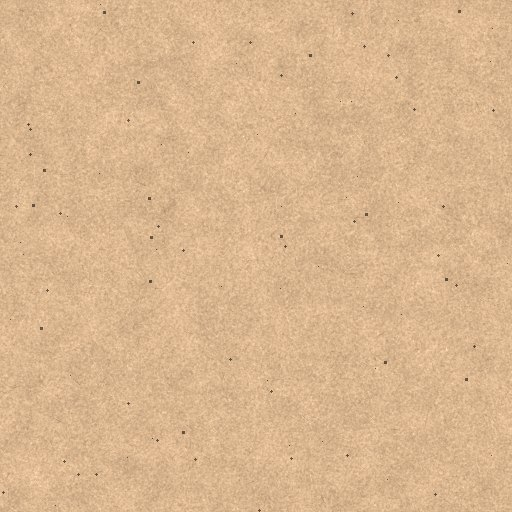
#> input picture paper.jpg, 512 x 512 px
$ python make_paper.py paper.jpg out.png
#> lines starting #> are read from the running program, lines starting #| are printed output that depends on the picture; after the words box and inside, x2 and y2 are one past the last pixel; in counts of white or black regions, pixels touching at a corner belong together
"""Generate a seamless kraft-paper texture (assets/backgrounds/paper.jpg).
Colour and grain statistics are sampled from the photographed drawings."""
import numpy as np, sys
from PIL import Image
rng = np.random.default_rng(7)
N = 512
src = np.asarray(Image.open(sys.argv[1]).convert('RGB').crop((40, 20, 552, 276))).astype(float)
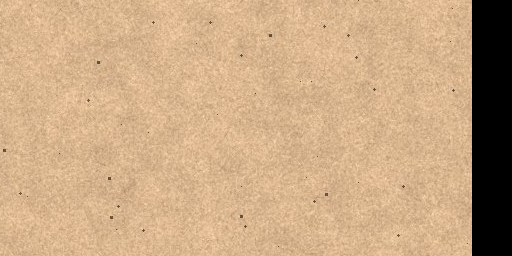
#> src: shape (256, 512, 3) float64; mean R, G, B 200.8, 168, 131.9
base = src.reshape(-1, 3).mean(0) * np.array([0.96, 0.95, 0.93])
#> base = [192.8, 159.6, 122.7]
def tile_noise(sigma):  # periodic (seamless) band-limited noise via FFT
    f = np.fft.fft2(rng.standard_normal((N, N)))
    ky = np.fft.fftfreq(N)[:, None]; kx = np.fft.fftfreq(N)[None, :]
    k = np.sqrt(kx**2 + ky**2)
    n = np.real(np.fft.ifft2(f * np.exp(-(k * sigma) ** 2)))
    return n / n.std()
lum = 0.55 * tile_noise(3) + 0.35 * tile_noise(1.2) + 0.25 * tile_noise(30)
img = base[None, None, :] + lum[..., None] * np.array([13.0, 11.5, 10.0])
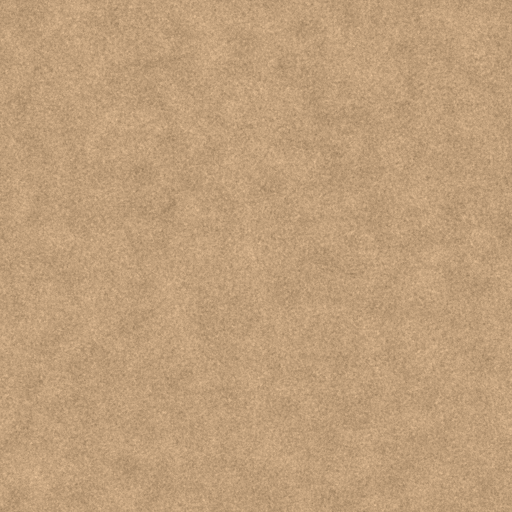
#> img: shape (512, 512, 3) float64; mean of channels 0, 1, 2 192.7, 159.5, 122.6; drawn as R, G, B
# fibres: short slightly lighter / darker strokes (wrapped => seamless)
for _ in range(1400):
    x, y = rng.integers(0, N, 2); a = rng.uniform(0, np.pi); L = rng.integers(4, 14)
    c = rng.choice([-14, 12]) * rng.uniform(0.4, 1)
    for t in range(L):
        img[int(y + np.sin(a) * t) % N, int(x + np.cos(a) * t) % N] += c
#> img: shape (512, 512, 3) float64; 4.11% of pixels changed, all inside (x1, y1, x2, y2) = (0, 0, 512, 512)
# dark speckles
for _ in range(90):
    x, y = rng.integers(0, N, 2); r = rng.uniform(0.6, 1.6)
    for dy in range(-2, 3):
        for dx in range(-2, 3):
            if dx * dx + dy * dy <= r * r: img[(y + dy) % N, (x + dx) % N] = img[(y + dy) % N, (x + dx) % N] * 0.45
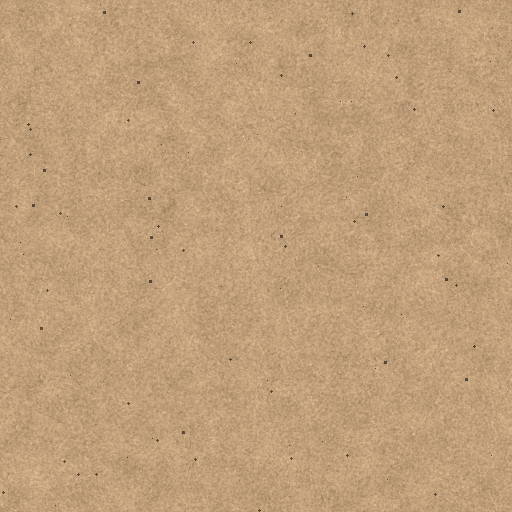
#> img: shape (512, 512, 3) float64; mean of channels 0, 1, 2 192.5, 159.4, 122.5; drawn as R, G, B
img = np.clip(img, 0, 255).astype(np.uint8)
Image.fromarray(img).save(sys.argv[2], quality=86)
print('paper base colour', base.round())
#| paper base colour [193. 160. 123.]

$ run again, on dog.png
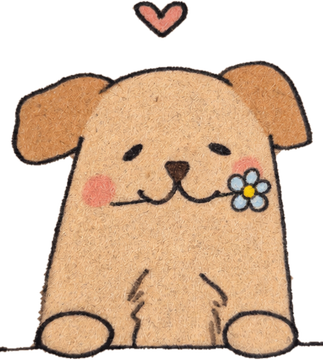
#> input picture dog.png, 323 x 360 px
#> `src = np.asarray(Image.open(sys.argv[1]).convert('RGB').crop((40, 20, ..`:
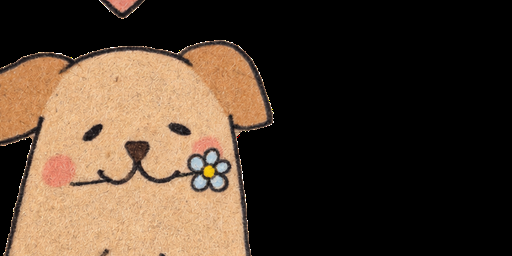
#> src: shape (256, 512, 3) float64; mean R, G, B 78.4, 61.3, 46
#> base = [75.28, 58.19, 42.75]
#> after the loop `for _ in range(90):`:
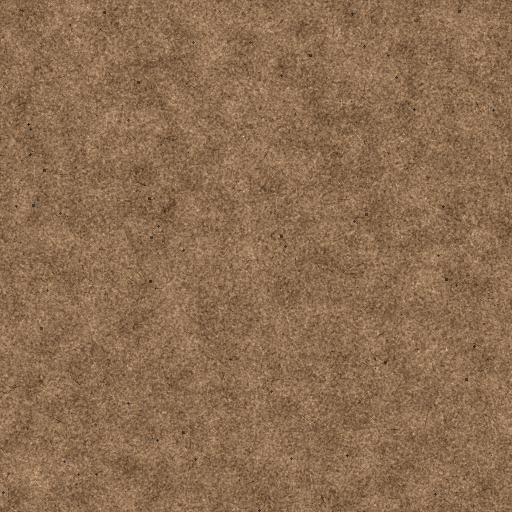
#> img: shape (512, 512, 3) float64; mean of channels 0, 1, 2 75.1, 58.1, 42.6; drawn with min black and max white
#| paper base colour [75. 58. 43.]
